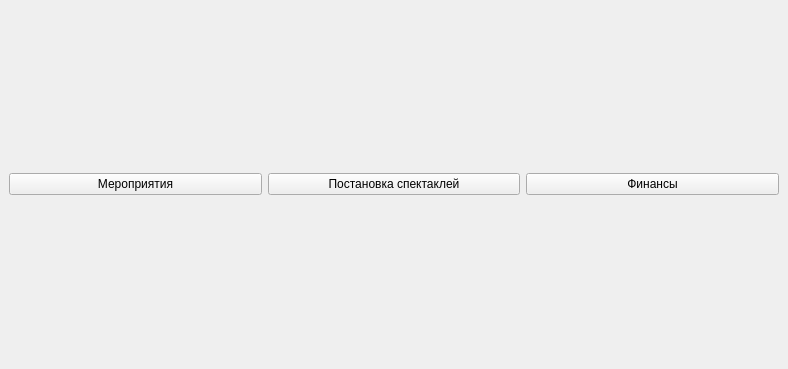
<?xml version="1.0" encoding="UTF-8"?>
<ui version="4.0">
 <class>MainWindow</class>
 <widget class="QMainWindow" name="MainWindow">
  <property name="geometry">
   <rect>
    <x>0</x>
    <y>0</y>
    <width>788</width>
    <height>369</height>
   </rect>
  </property>
  <property name="windowTitle">
   <string>MainWindow</string>
  </property>
  <widget class="QWidget" name="centralwidget">
   <layout class="QHBoxLayout" name="horizontalLayout">
    <item>
     <widget class="QPushButton" name="pushButton_events">
      <property name="text">
       <string>Мероприятия</string>
      </property>
     </widget>
    </item>
    <item>
     <widget class="QPushButton" name="pushButton_postanovka">
      <property name="text">
       <string>Постановка спектаклей</string>
      </property>
     </widget>
    </item>
    <item>
     <widget class="QPushButton" name="pushButton_finance">
      <property name="text">
       <string>Финансы</string>
      </property>
     </widget>
    </item>
   </layout>
  </widget>
 </widget>
 <resources/>
 <connections/>
</ui>
